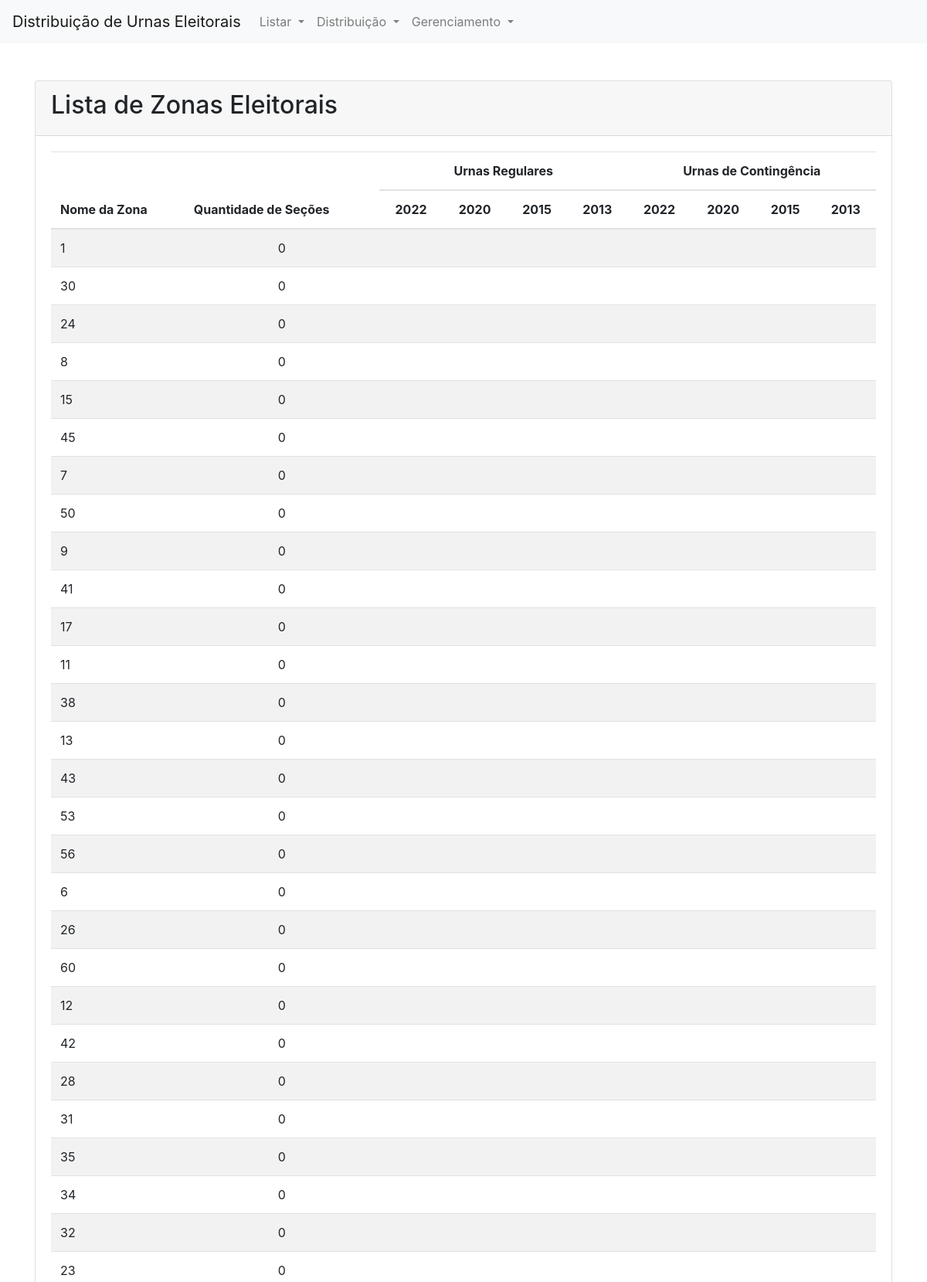
/zonas/list/ (upper part), run on the app's committed database.
### Logis/models.py (models this page shows, shortened)
class ZonaEleitoral(models.Model):
    nome = models.CharField(max_length=100, null=True)
    qtdSecoes = models.IntegerField(default=0, null=True)

### Logis/views/views_vizualizar.py (the view)
# urls.py: path('zonas/list/', views_vizualizar.zona_list, name='zona_list'),
def zona_list(request):
    listing_type = request.GET.get('type', 'table')
    zonas = ZonaEleitoral.objects.exclude(nome='ZEestoque')
    total_secoes = sum(zona.qtdSecoes for zona in zonas)
    total_urnas_2022 = Urna.objects.filter(modelo='2022', contingencia=False).aggregate(total=models.Sum('qtd'))['total'] or 0
    total_urnas_2020 = Urna.objects.filter(modelo='2020', contingencia=False).aggregate(total=models.Sum('qtd'))['total'] or 0
    total_urnas_2015 = Urna.objects.filter(modelo='2015', contingencia=False).aggregate(total=models.Sum('qtd'))['total'] or 0
    total_urnas_2013 = Urna.objects.filter(modelo='2013', contingencia=False).aggregate(total=models.Sum('qtd'))['total'] or 0
    total_contingencia_2022 = Urna.objects.filter(modelo='2022', contingencia=True).aggregate(total=models.Sum('qtd'))['total'] or 0
    total_contingencia_2020 = Urna.objects.filter(modelo='2020', contingencia=True).aggregate(total=models.Sum('qtd'))['total'] or 0
    total_contingencia_2015 = Urna.objects.filter(modelo='2015', contingencia=True).aggregate(total=models.Sum('qtd'))['total'] or 0
    total_contingencia_2013 = Urna.objects.filter(modelo='2013', contingencia=True).aggregate(total=models.Sum('qtd'))['total'] or 0
    context = {
        'zonas': zonas,
        'total_secoes': total_secoes,
        'total_urnas_2022': total_urnas_2022,
        'total_urnas_2020': total_urnas_2020,
        'total_urnas_2015': total_urnas_2015,
        'total_urnas_2013': total_urnas_2013,
        'total_contingencia_2022': total_contingencia_2022,
        'total_contingencia_2020': total_contingencia_2020,
        'total_contingencia_2015': total_contingencia_2015,
        'total_contingencia_2013': total_contingencia_2013,
    }
    if listing_type == 'card':
        return render(request, 'Logis/list_zona_card.html', context)
    else:
        return render(request, 'Logis/list_zona_tabela.html', context)

### Logis/templates/Logis/list_zona_tabela.html (shortened to what this page needs)
{% extends 'Logis/base.html' %}
{% block content %}
<div class="card">
    <div class="card-header">
        <h2>Lista de Zonas Eleitorais</h2>
    </div>
    <div class="card-body">
        <div class="table-responsive">
            <table class="table table-striped">
                <thead>
                    <tr>
                        <th rowspan="2">Nome da Zona</th>
                        <th rowspan="2">Quantidade de Seções</th>
                        <th colspan="4" class="text-center">Urnas Regulares</th>
                        <th colspan="4" class="text-center">Urnas de Contingência</th>
                    </tr>
                    <tr>
                        <th class="text-center">2022</th>
                        <th class="text-center">2020</th>
                        <th class="text-center">2015</th>
                        <th class="text-center">2013</th>
                        <th class="text-center">2022</th>
                        <th class="text-center">2020</th>
                        <th class="text-center">2015</th>
                        <th class="text-center">2013</th>
                    </tr>
                </thead>
                <tbody>
                    {% for zona in zonas %}
                    <tr>
                        <td>{{ zona.nome }}</td>
                        <td class="text-center">{{ zona.qtdSecoes }}</td>
                        <td class="text-center">
                        </td>
                        <td class="text-center">
                        </td>
                        <td class="text-center">
                        </td>
                        <td class="text-center">
                        </td>
                        <td class="text-center">
                        </td>
                        <td class="text-center">
                        </td>
                        <td class="text-center">
                        </td>
                        <td class="text-center">
                        </td>
                    </tr>
                    {% empty %}
                    <tr>
                        <td colspan="10" class="text-center">Nenhuma zona eleitoral cadastrada.</td>
                    </tr>
                    {% endfor %}
                </tbody>
            </table>
        </div>
    </div>
</div>
{% endblock %}

### data on the page
ZonaEleitoral: nome "1", qtdSecoes "0"
ZonaEleitoral: nome "30", qtdSecoes "0"
ZonaEleitoral: nome "24", qtdSecoes "0"
ZonaEleitoral: nome "8", qtdSecoes "0"
ZonaEleitoral: nome "15", qtdSecoes "0"
ZonaEleitoral: nome "45", qtdSecoes "0"
ZonaEleitoral: nome "7", qtdSecoes "0"
ZonaEleitoral: nome "50", qtdSecoes "0"
ZonaEleitoral: nome "9", qtdSecoes "0"
ZonaEleitoral: nome "41", qtdSecoes "0"
ZonaEleitoral: nome "17", qtdSecoes "0"
ZonaEleitoral: nome "11", qtdSecoes "0"
ZonaEleitoral: nome "38", qtdSecoes "0"
ZonaEleitoral: nome "13", qtdSecoes "0"
ZonaEleitoral: nome "43", qtdSecoes "0"
ZonaEleitoral: nome "53", qtdSecoes "0"
ZonaEleitoral: nome "56", qtdSecoes "0"
ZonaEleitoral: nome "6", qtdSecoes "0"
ZonaEleitoral: nome "26", qtdSecoes "0"
ZonaEleitoral: nome "60", qtdSecoes "0"
ZonaEleitoral: nome "12", qtdSecoes "0"
ZonaEleitoral: nome "42", qtdSecoes "0"
ZonaEleitoral: nome "28", qtdSecoes "0"
ZonaEleitoral: nome "31", qtdSecoes "0"
ZonaEleitoral: nome "35", qtdSecoes "0"
ZonaEleitoral: nome "34", qtdSecoes "0"
ZonaEleitoral: nome "32", qtdSecoes "0"
ZonaEleitoral: nome "23", qtdSecoes "0"
